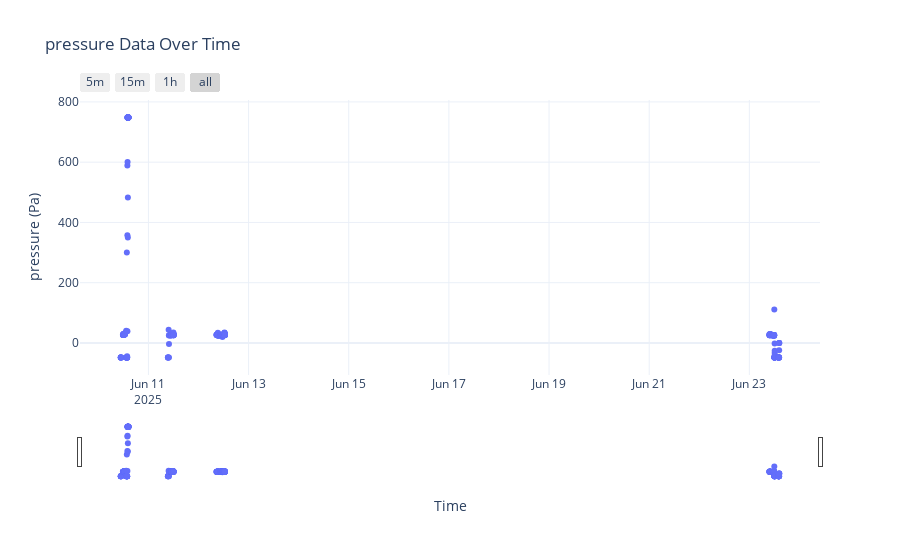

Notebook source saved alongside this figure:
### Code cell
import plotly.express as px

# Create an interactive scatter plot
fig = px.scatter(
    rawdatadf,
    x='binned_time',
    y='pressure',
    title='pressure Data Over Time',
    labels={'binned_time': 'Time', 'pressure': 'pressure (Pa)'},
    template='plotly_white'
)

# Update layout to enable rangeslider and zooming
fig.update_layout(
    xaxis=dict(
        rangeselector=dict(
            buttons=list([
                dict(count=5, label="5m", step="minute", stepmode="backward"),
                dict(count=15, label="15m", step="minute", stepmode="backward"),
                dict(count=1, label="1h", step="hour", stepmode="backward"),
                dict(step="all")
            ])
        ),
        rangeslider=dict(visible=True),
        type="date"
    )
)

# Show the interactive plot
fig.show()

### Figure 1 — Plotly figure (JSON) as saved in the notebook; plotly's stock layout.template omitted (floating-point values rounded to 4 significant figures; data arrays with more than 128 entries replaced by an {"elided": "..."} marker saying what was removed)
{"data": [{"hovertemplate": "Time=%{x}<br>pressure (Pa)=%{y}<extra></extra>", "legendgroup": "", "marker": {"color": "#636efa", "symbol": "circle"}, "mode": "markers", "name": "", "orientation": "v", "showlegend": false, "type": "scatter", "x": {"elided": "334 str values"}, "xaxis": "x", "y": {"elided": "334 float values"}, "yaxis": "y"}], "layout": {"legend": {"tracegroupgap": 0}, "title": {"text": "pressure Data Over Time"}, "xaxis": {"anchor": "y", "domain": [0, 1], "rangeselector": {"buttons": [{"count": 5, "label": "5m", "step": "minute", "stepmode": "backward"}, {"count": 15, "label": "15m", "step": "minute", "stepmode": "backward"}, {"count": 1, "label": "1h", "step": "hour", "stepmode": "backward"}, {"step": "all"}]}, "rangeslider": {"visible": true}, "title": {"text": "Time"}, "type": "date"}, "yaxis": {"anchor": "x", "domain": [0, 1], "title": {"text": "pressure (Pa)"}}}}
